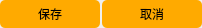
<?xml version="1.0" encoding="UTF-8"?>
<ui version="4.0">
 <class>confirmWidget</class>
 <widget class="QWidget" name="confirmWidget">
  <property name="geometry">
   <rect>
    <x>0</x>
    <y>0</y>
    <width>202</width>
    <height>28</height>
   </rect>
  </property>
  <property name="windowTitle">
   <string>confirmWidget</string>
  </property>
  <widget class="QPushButton" name="btnsave">
   <property name="geometry">
    <rect>
     <x>0</x>
     <y>0</y>
     <width>100</width>
     <height>28</height>
    </rect>
   </property>
   <property name="styleSheet">
    <string notr="true">QPushButton{
	border:none;
	border-radius:5px;
	font: 75 10pt &quot;Arial&quot;;
	
	background-color: rgb(255, 170, 0);
}

QPushButton:pressed{
	
	background-color: rgb(255, 85, 0);
}
</string>
   </property>
   <property name="text">
    <string>保存</string>
   </property>
  </widget>
  <widget class="QPushButton" name="btncancel">
   <property name="geometry">
    <rect>
     <x>102</x>
     <y>0</y>
     <width>100</width>
     <height>28</height>
    </rect>
   </property>
   <property name="styleSheet">
    <string notr="true">QPushButton{
	border:none;
	border-radius:5px;
	font: 75 10pt &quot;Arial&quot;;
	
	background-color: rgb(255, 170, 0);
}

QPushButton:pressed{
	
	background-color: rgb(255, 85, 0);
}</string>
   </property>
   <property name="text">
    <string>取消</string>
   </property>
  </widget>
 </widget>
 <layoutdefault spacing="6" margin="11"/>
 <resources/>
 <connections/>
</ui>
